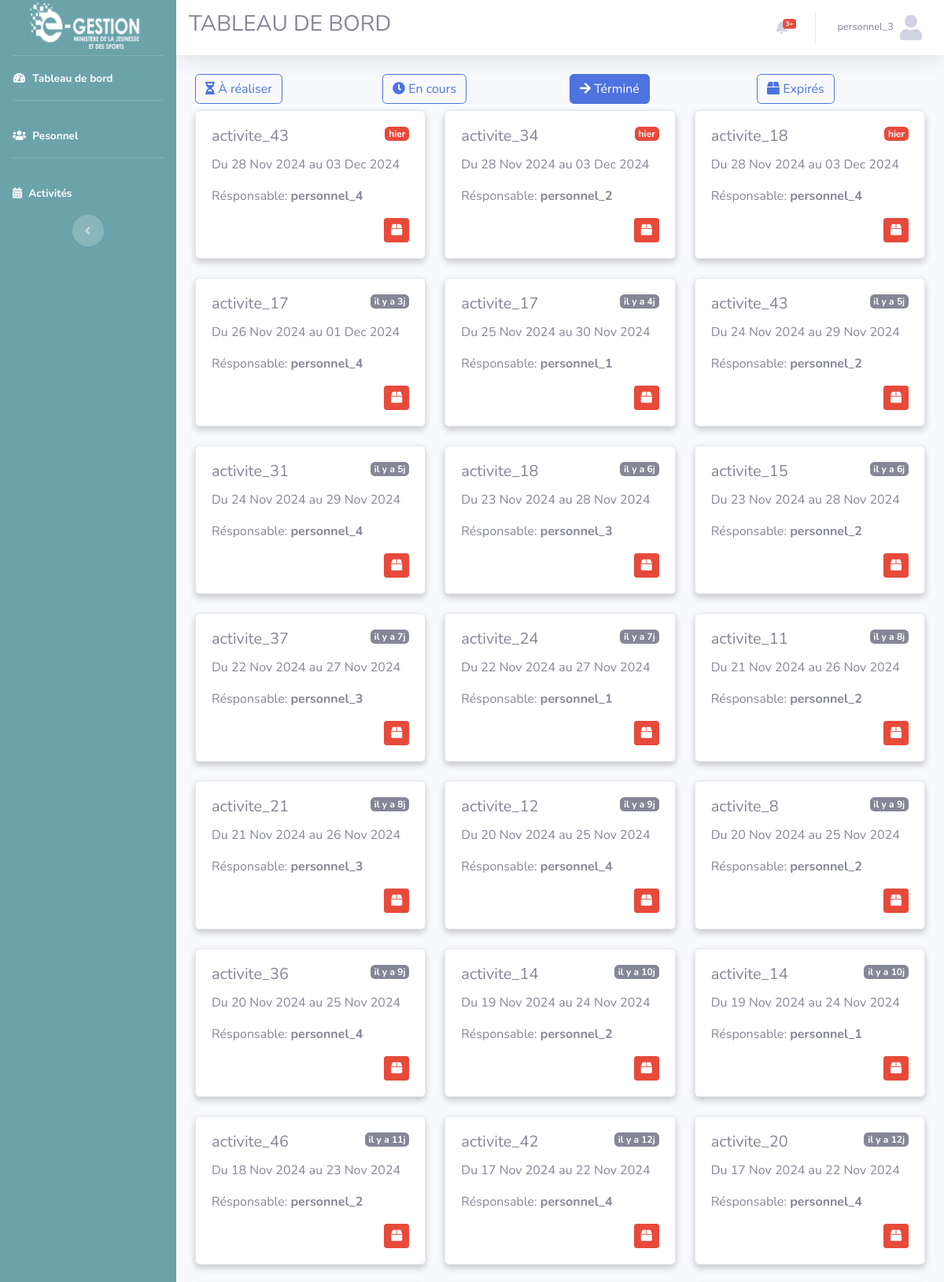
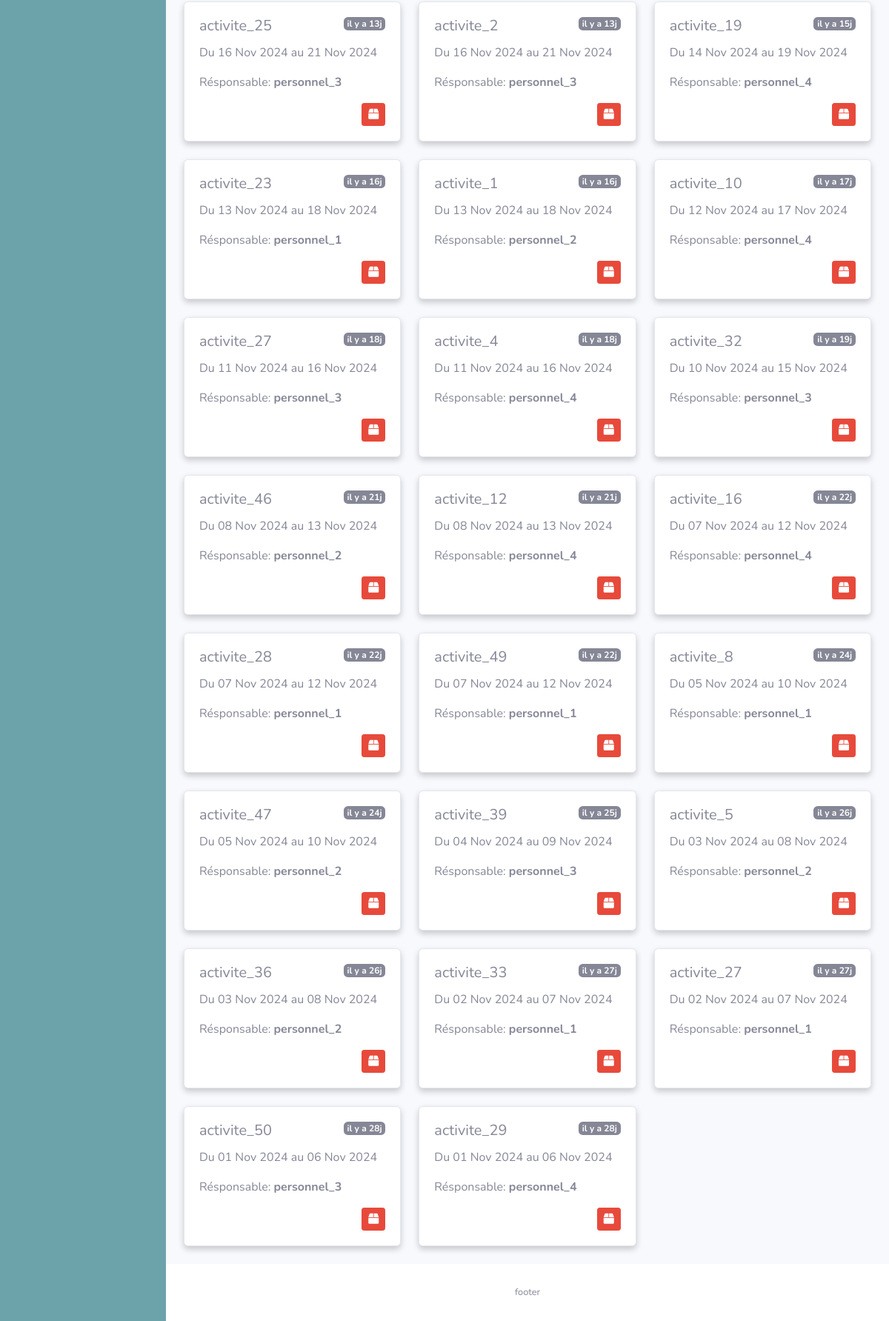
Page /vue/index.php (signed in) on the committed database (2 pictures, top to bottom).
### tables this page shows
CREATE TABLE `personnel` (
  `id_p` int(11) NOT NULL,
  `nom_p` varchar(255) NOT NULL,
  `id_login` int(11) DEFAULT NULL,
  `service` int(11) NOT NULL,
  `mail` varchar(255) NOT NULL
);

CREATE TABLE `activite` (
  `id_a` int(11) NOT NULL,
  `description` varchar(255) NOT NULL,
  `id_resp` int(11) NOT NULL,
  `date_d` date NOT NULL,
  `date_f` date NOT NULL,
  `expired` tinyint(1) NOT NULL DEFAULT 0
);

### model/fonction.php (called while the page is built, shortened)
<?php
function get_tache_fini(){
    $expired = false;
    $sql = "SELECT id_a, DATE_FORMAT(activite.date_d,'%d %b %Y') AS date_d, DATE_FORMAT(activite.date_f,'%d %b %Y') AS date_f, personnel.nom_p, activite.description FROM activite
    INNER JOIN personnel ON personnel.id_p = activite.id_resp
    WHERE activite.date_f < CURDATE() AND expired = ? ORDER BY activite.date_f DESC ";
    $req = $GLOBALS['connexion']->prepare($sql);
    $req->execute(array($expired));
    return $req->fetchAll();
}
function get_utilisateur($id=null){
    if (!empty($id)) {
          $sql = "SELECT id_l, nom_utilisateur, password, personnel.mail FROM login  INNER JOIN personnel ON personnel.id_login = login.id_l WHERE id_l = ?";
          $req = $GLOBALS['connexion']->prepare($sql);
          $req->execute(array($id));
          return $req->fetch(PDO::FETCH_ASSOC);
      }
}

### vue/index.php (the view, shortened to what this page needs)
<?php
$title_head = 'TABLEAU DE BORD';
include_once 'header.php';
$act = isset($_GET['act']) ? $_GET['act'] : 'FN';
?>
<div class="row my-2">
    <div class="col-md-6 col-lg-3">
        <a href="index.php?act=AF" class="btn btn-outline-primary <?= $act == 'AF' ? 'active' : '' ?>"><i class="fas fa-hourglass-half"></i> À réaliser</a>
    </div>
    <div class="col-md-6 col-lg-3">
        <a href="index.php?act=EC" class="btn btn-outline-primary <?= $act == 'EC' ? 'active' : '' ?>"><i class="fas fa-clock"></i> En cours</a>
    </div>
    <div class="col-md-6 col-lg-3">
        <a href="index.php?act=FN" class="btn btn-outline-primary <?= $act == 'FN' ? 'active' : '' ?>"><i class="fas fa-arrow-right"></i> Términé</a>
    </div>
    <div class="col-md-6 col-lg-3">
        <a href="index.php?act=EX" class="btn btn-outline-primary <?= $act == 'EX' ? 'active' : '' ?>"><i class="fas fa-box"></i> Expirés</a>
    </div>
</div>
<?php
if ($act == 'AF'):
?>
<div class="row">
      <?php
      $a_faire = get_tache_a_faire();
      if (!empty($a_faire) && is_array($a_faire)):
      foreach ($a_faire as $value):
            $date_d = new DateTime($value['date_d']);
            $date_sys = new DateTime(date('Y-m-d'));
            $reste = $date_sys->diff($date_d);
      ?>
      <div class="col-md-4">
            <div class="card mb-4">
                  <div class="card-body">
                        <span class="badge badge-secondary" style="float:right;">j-<?= $reste->days ?></span>
                        <h5 class="card-title"><?= $value['description'] ?></h5>
                        <p class="card-text">Du <?= $value['date_d'] ?> au <?= $value['date_f'] ?></p>
                        <p class="card-text">Résponsable: <b><?= $value['nom_p'] ?></b></p>
                  </div>
            </div>
      </div>
      <?php endforeach; endif; ?>
</div>
<?php
elseif($act == 'FN'):
?>
<div class="row">
      <?php
      $fini = get_tache_fini();
      if (!empty($fini) && is_array($fini)):
      foreach ($fini as $value):
            $date_f = new DateTime($value['date_f']);
            $date_sys = new DateTime(date('Y-m-d'));
            $reste = $date_sys->diff($date_f);
      ?>
      <div class="col-md-4">
            <div class="card mb-4">
                  <div class="card-body">
                        <span class="badge badge-<?= $reste->days == 1 ? 'danger' : 'secondary' ?>" style="float:right;">
                              <?= $reste->days == 1 ? 'hier' : 'il y a ' . $reste->days . 'j' ?>
                        </span>
                        <h5 class="card-title"><?= $value['description'] ?></h5>
                        <p class="card-text">Du <?= $value['date_d'] ?> au <?= $value['date_f'] ?></p>
                        <p class="card-text">Résponsable: <b><?= $value['nom_p'] ?></b></p>
                        <a href="../model/expired.php?id=<?=$value['id_a']?> " style="float: right;" class="btn btn-danger btn-sm"><i class="fas fa-box"></i></a>
                  </div>
            </div>
      </div>
      <?php endforeach; endif; ?>
</div>
<?php endif; ?>
<?php include_once 'footer.php'; ?>

### vue/header.php (shortened to what this page needs)
<?php
include_once '../model/fonction.php';
$user = get_utilisateur($_SESSION['utilisateur']);
?>
<!DOCTYPE html>
<html lang="fr">
<head>
    <link href="../public/vendor/fontawesome-free/css/all.min.css" rel="stylesheet" type="text/css">
    <link href="../public/css/sb-admin-2.min.css" rel="stylesheet">
     <link href="../public/vendor/datatables/dataTables.bootstrap4.css" rel="stylesheet">
     <link href="../public/vendor/datatables/dataTables.bootstrap4.min.css" rel="stylesheet">
</head>
<body id="page-top">
    <div id="wrapper">
        <ul class="navbar-nav sidebar sidebar-dark accordion" id="accordionSidebar" style="background-color: #6ca3aa;">
            <a class="sidebar-brand d-flex align-items-center justify-content-center" href="index.php">
                <img src="../public/images/Logo.png" alt="logo E-Gestion" style="width: 150px;">
            </a>
            <hr class="sidebar-divider my-0">
            <li class="nav-item active">
                <a class="nav-link" href="index.php">
                    <i class="fas fa-fw fa-tachometer-alt"></i>
                    <span>Tableau de bord</span></a>
            </li>
            <hr class="sidebar-divider">
            <li class="nav-item active">
                <a class="nav-link" href="personnel.php">
                    <i class="fas fa-users"></i>
                    <span>Pesonnel</span></a>
            </li>
            <hr class="sidebar-divider">
            <li class="nav-item active">
                <a class="nav-link" href="activite.php?act=EC">
                    <i class="fas fa-calendar-alt"></i>
                    <span>Activités</span></a>
            </li>
            <div class="text-center d-none d-md-inline">
                <button class="rounded-circle border-0" id="sidebarToggle">
                </button>
            </div>
        </ul>
        <div id="content-wrapper" class="d-flex flex-column">
            <div id="content">
                <nav class="navbar navbar-expand navbar-light bg-white topbar mb-4 static-top shadow">
                    <h3 class="text-center">
                        <?=$title_head?>
                    </h3>
                    <ul class="navbar-nav ml-auto">
                        <li class="nav-item dropdown no-arrow mx-1">
                            <a class="nav-link dropdown-toggle" href="#" id="alertsDropdown" role="button"
                                data-toggle="dropdown" aria-haspopup="true" aria-expanded="false">
                                <i class="fas fa-bell fa-fw"></i>
                                <span class="badge badge-danger badge-counter">3+</span>
                            </a>
                        </li>
                        <li class="nav-item dropdown no-arrow">
                            <a class="nav-link dropdown-toggle" href="#" id="userDropdown" role="button"
                                data-toggle="dropdown" aria-haspopup="true" aria-expanded="false">
                                <span class="mr-2 d-none d-lg-inline text-gray-600 small"><?=$user['nom_utilisateur']?></span>
                                <i class="fas fa-user fa-2x"></i>
                            </a>
                        </li>
                    </ul>
                </nav>
                <div class="container-fluid">

### vue/header.php (style rules this page uses)
.card { box-shadow: 0 4px 8px 0 rgba(0, 0, 0, 0.2); }

### rows in the picture
personnel: id_login.nom_utilisateur "personnel_3"
activite: shows "hier", description "activite_43", date_d "28 Nov 2024", date_f "03 Dec 2024", id_resp.nom_p "personnel_4"
activite: shows "hier", description "activite_34", date_d "28 Nov 2024", date_f "03 Dec 2024", id_resp.nom_p "personnel_2"
activite: shows "hier", description "activite_18", date_d "28 Nov 2024", date_f "03 Dec 2024", id_resp.nom_p "personnel_4"
activite: description "activite_17", date_d "26 Nov 2024", date_f "01 Dec 2024", id_resp.nom_p "personnel_4"
activite: description "activite_17", date_d "25 Nov 2024", date_f "30 Nov 2024", id_resp.nom_p "personnel_1"
activite: description "activite_43", date_d "24 Nov 2024", date_f "29 Nov 2024", id_resp.nom_p "personnel_2"
activite: description "activite_31", date_d "24 Nov 2024", date_f "29 Nov 2024", id_resp.nom_p "personnel_4"
activite: description "activite_18", date_d "23 Nov 2024", date_f "28 Nov 2024", id_resp.nom_p "personnel_3"
activite: description "activite_15", date_d "23 Nov 2024", date_f "28 Nov 2024", id_resp.nom_p "personnel_2"
activite: description "activite_37", date_d "22 Nov 2024", date_f "27 Nov 2024", id_resp.nom_p "personnel_3"
activite: description "activite_24", date_d "22 Nov 2024", date_f "27 Nov 2024", id_resp.nom_p "personnel_1"
activite: description "activite_11", date_d "21 Nov 2024", date_f "26 Nov 2024", id_resp.nom_p "personnel_2"
activite: description "activite_21", date_d "21 Nov 2024", date_f "26 Nov 2024", id_resp.nom_p "personnel_3"
activite: description "activite_12", date_d "20 Nov 2024", date_f "25 Nov 2024", id_resp.nom_p "personnel_4"
activite: description "activite_8", date_d "20 Nov 2024", date_f "25 Nov 2024", id_resp.nom_p "personnel_2"
activite: description "activite_36", date_d "20 Nov 2024", date_f "25 Nov 2024", id_resp.nom_p "personnel_4"
activite: description "activite_14", date_d "19 Nov 2024", date_f "24 Nov 2024", id_resp.nom_p "personnel_2"
activite: description "activite_14", date_d "19 Nov 2024", date_f "24 Nov 2024", id_resp.nom_p "personnel_1"
activite: description "activite_46", date_d "18 Nov 2024", date_f "23 Nov 2024", id_resp.nom_p "personnel_2"
activite: description "activite_42", date_d "17 Nov 2024", date_f "22 Nov 2024", id_resp.nom_p "personnel_4"
activite: description "activite_20", date_d "17 Nov 2024", date_f "22 Nov 2024", id_resp.nom_p "personnel_4"
activite: description "activite_25", date_d "16 Nov 2024", date_f "21 Nov 2024", id_resp.nom_p "personnel_3"
activite: description "activite_2", date_d "16 Nov 2024", date_f "21 Nov 2024", id_resp.nom_p "personnel_3"
activite: description "activite_19", date_d "14 Nov 2024", date_f "19 Nov 2024", id_resp.nom_p "personnel_4"
activite: description "activite_23", date_d "13 Nov 2024", date_f "18 Nov 2024", id_resp.nom_p "personnel_1"
activite: description "activite_1", date_d "13 Nov 2024", date_f "18 Nov 2024", id_resp.nom_p "personnel_2"
activite: description "activite_10", date_d "12 Nov 2024", date_f "17 Nov 2024", id_resp.nom_p "personnel_4"
activite: description "activite_27", date_d "11 Nov 2024", date_f "16 Nov 2024", id_resp.nom_p "personnel_3"
activite: description "activite_4", date_d "11 Nov 2024", date_f "16 Nov 2024", id_resp.nom_p "personnel_4"
activite: description "activite_32", date_d "10 Nov 2024", date_f "15 Nov 2024", id_resp.nom_p "personnel_3"
activite: description "activite_46", date_d "08 Nov 2024", date_f "13 Nov 2024", id_resp.nom_p "personnel_2"
activite: description "activite_12", date_d "08 Nov 2024", date_f "13 Nov 2024", id_resp.nom_p "personnel_4"
activite: description "activite_16", date_d "07 Nov 2024", date_f "12 Nov 2024", id_resp.nom_p "personnel_4"
activite: description "activite_28", date_d "07 Nov 2024", date_f "12 Nov 2024", id_resp.nom_p "personnel_1"
activite: description "activite_49", date_d "07 Nov 2024", date_f "12 Nov 2024", id_resp.nom_p "personnel_1"
activite: description "activite_8", date_d "05 Nov 2024", date_f "10 Nov 2024", id_resp.nom_p "personnel_1"
activite: description "activite_47", date_d "05 Nov 2024", date_f "10 Nov 2024", id_resp.nom_p "personnel_2"
activite: description "activite_39", date_d "04 Nov 2024", date_f "09 Nov 2024", id_resp.nom_p "personnel_3"
activite: description "activite_5", date_d "03 Nov 2024", date_f "08 Nov 2024", id_resp.nom_p "personnel_2"
activite: description "activite_36", date_d "03 Nov 2024", date_f "08 Nov 2024", id_resp.nom_p "personnel_2"
activite: description "activite_33", date_d "02 Nov 2024", date_f "07 Nov 2024", id_resp.nom_p "personnel_1"
activite: description "activite_27", date_d "02 Nov 2024", date_f "07 Nov 2024", id_resp.nom_p "personnel_1"
activite: description "activite_50", date_d "01 Nov 2024", date_f "06 Nov 2024", id_resp.nom_p "personnel_3"
activite: description "activite_29", date_d "01 Nov 2024", date_f "06 Nov 2024", id_resp.nom_p "personnel_4"

### other values in the picture
$title_head "TABLEAU DE BORD"
